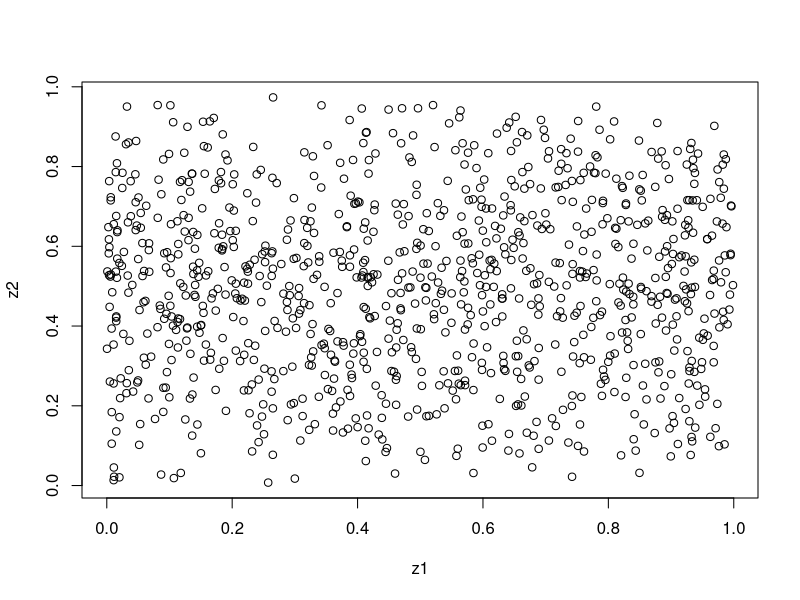

Generate this figure with R:
#######################
###load data
#######################
rm(list=ls())

z0<-rnorm(100)
z1<-runif(1000)
z2<-rbeta(1000,shape1=2,shape2=2)

m0<-lm(z1~z2)

plot(z1,z2)
